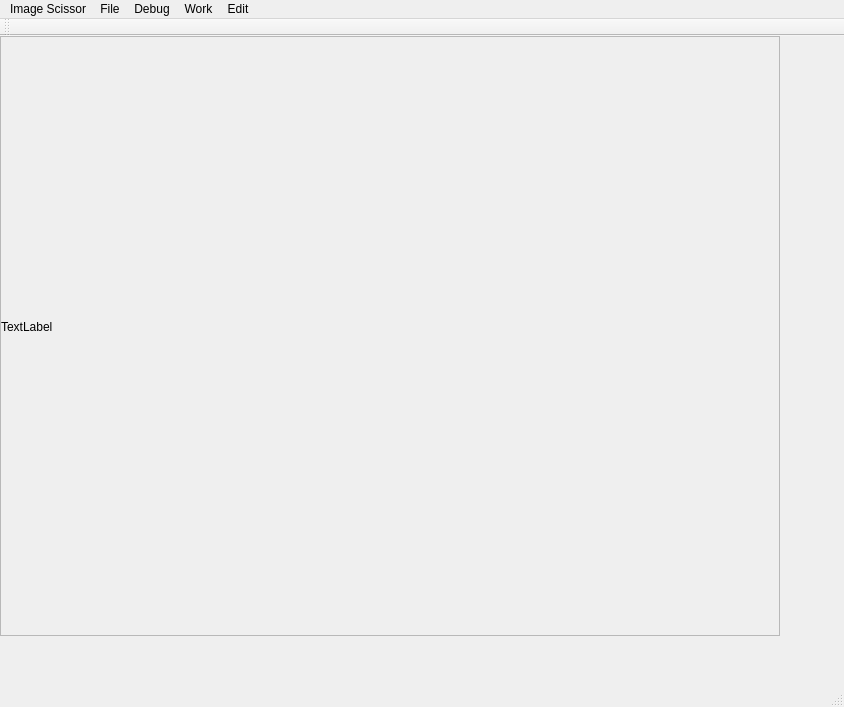
<?xml version="1.0" encoding="UTF-8"?>
<ui version="4.0">
 <class>ImageScissor</class>
 <widget class="QMainWindow" name="ImageScissor">
  <property name="geometry">
   <rect>
    <x>0</x>
    <y>0</y>
    <width>844</width>
    <height>707</height>
   </rect>
  </property>
  <property name="mouseTracking">
   <bool>true</bool>
  </property>
  <property name="windowTitle">
   <string>ImageScissor</string>
  </property>
  <widget class="QWidget" name="centralWidget">
   <property name="mouseTracking">
    <bool>true</bool>
   </property>
   <widget class="QScrollArea" name="scrollArea">
    <property name="geometry">
     <rect>
      <x>0</x>
      <y>0</y>
      <width>780</width>
      <height>600</height>
     </rect>
    </property>
    <property name="mouseTracking">
     <bool>true</bool>
    </property>
    <property name="autoFillBackground">
     <bool>false</bool>
    </property>
    <property name="widgetResizable">
     <bool>true</bool>
    </property>
    <widget class="QWidget" name="scrollAreaWidgetContents">
     <property name="geometry">
      <rect>
       <x>0</x>
       <y>0</y>
       <width>778</width>
       <height>598</height>
      </rect>
     </property>
     <property name="mouseTracking">
      <bool>true</bool>
     </property>
     <property name="autoFillBackground">
      <bool>false</bool>
     </property>
     <widget class="QLabel" name="label">
      <property name="geometry">
       <rect>
        <x>0</x>
        <y>0</y>
        <width>760</width>
        <height>580</height>
       </rect>
      </property>
      <property name="mouseTracking">
       <bool>true</bool>
      </property>
      <property name="text">
       <string>TextLabel</string>
      </property>
     </widget>
    </widget>
   </widget>
  </widget>
  <widget class="QMenuBar" name="menuBar">
   <property name="geometry">
    <rect>
     <x>0</x>
     <y>0</y>
     <width>844</width>
     <height>22</height>
    </rect>
   </property>
   <widget class="QMenu" name="menuImage_Scissor">
    <property name="title">
     <string>Image Scissor</string>
    </property>
   </widget>
   <widget class="QMenu" name="menuFile">
    <property name="title">
     <string>File</string>
    </property>
    <addaction name="actionOpen"/>
    <addaction name="actionSave"/>
    <addaction name="actionSave_As"/>
    <addaction name="actionExit"/>
   </widget>
   <widget class="QMenu" name="menuEdit">
    <property name="title">
     <string>Edit</string>
    </property>
    <addaction name="actionScissor_Start"/>
    <addaction name="actionScissor_Stop"/>
    <addaction name="actionScissor_Undo"/>
    <addaction name="actionSave_Contour"/>
    <addaction name="actionSave_Mask"/>
    <addaction name="actionZoom_In"/>
    <addaction name="actionZoom_Out"/>
   </widget>
   <widget class="QMenu" name="menuDebug">
    <property name="title">
     <string>Debug</string>
    </property>
    <addaction name="actionPixel_Node"/>
    <addaction name="actionCost_Graph"/>
    <addaction name="actionPath_Tree"/>
    <addaction name="actionMin_Path"/>
   </widget>
   <widget class="QMenu" name="menuWork">
    <property name="title">
     <string>Work</string>
    </property>
    <addaction name="actionImage_Only"/>
    <addaction name="actionImage_with_Contour"/>
   </widget>
   <addaction name="menuImage_Scissor"/>
   <addaction name="menuFile"/>
   <addaction name="menuDebug"/>
   <addaction name="menuWork"/>
   <addaction name="menuEdit"/>
  </widget>
  <widget class="QToolBar" name="mainToolBar">
   <attribute name="toolBarArea">
    <enum>TopToolBarArea</enum>
   </attribute>
   <attribute name="toolBarBreak">
    <bool>false</bool>
   </attribute>
  </widget>
  <widget class="QStatusBar" name="statusBar"/>
  <action name="actionOpen">
   <property name="text">
    <string>Open</string>
   </property>
  </action>
  <action name="actionSave">
   <property name="text">
    <string>Save</string>
   </property>
  </action>
  <action name="actionSave_As">
   <property name="text">
    <string>Save As</string>
   </property>
  </action>
  <action name="actionExit">
   <property name="text">
    <string>Exit</string>
   </property>
  </action>
  <action name="actionScissor_Start">
   <property name="text">
    <string>Scissor Start</string>
   </property>
  </action>
  <action name="actionScissor_Stop">
   <property name="text">
    <string>Scissor Stop</string>
   </property>
  </action>
  <action name="actionScissor_Undo">
   <property name="text">
    <string>Scissor Undo</string>
   </property>
  </action>
  <action name="actionSave_Contour">
   <property name="text">
    <string>Save Contour</string>
   </property>
  </action>
  <action name="actionSave_Mask">
   <property name="text">
    <string>Save Mask</string>
   </property>
  </action>
  <action name="actionZoom_In">
   <property name="text">
    <string>Zoom In</string>
   </property>
   <property name="shortcutVisibleInContextMenu">
    <bool>true</bool>
   </property>
  </action>
  <action name="actionZoom_Out">
   <property name="text">
    <string>Zoom Out</string>
   </property>
   <property name="shortcutVisibleInContextMenu">
    <bool>true</bool>
   </property>
  </action>
  <action name="actionPixel_Node">
   <property name="text">
    <string>Pixel Node</string>
   </property>
  </action>
  <action name="actionCost_Graph">
   <property name="text">
    <string>Cost Graph</string>
   </property>
  </action>
  <action name="actionPath_Tree">
   <property name="text">
    <string>Path Tree</string>
   </property>
  </action>
  <action name="actionMin_Path">
   <property name="text">
    <string>Min Path</string>
   </property>
  </action>
  <action name="actionSave_Contour_2">
   <property name="text">
    <string>Save Contour</string>
   </property>
  </action>
  <action name="actionSave_Mask_2">
   <property name="text">
    <string>Save Mask</string>
   </property>
  </action>
  <action name="actionImage_Only">
   <property name="text">
    <string>Image Only</string>
   </property>
  </action>
  <action name="actionImage_with_Contour">
   <property name="text">
    <string>Image with Contour</string>
   </property>
  </action>
 </widget>
 <layoutdefault spacing="6" margin="11"/>
 <resources/>
 <connections/>
</ui>
